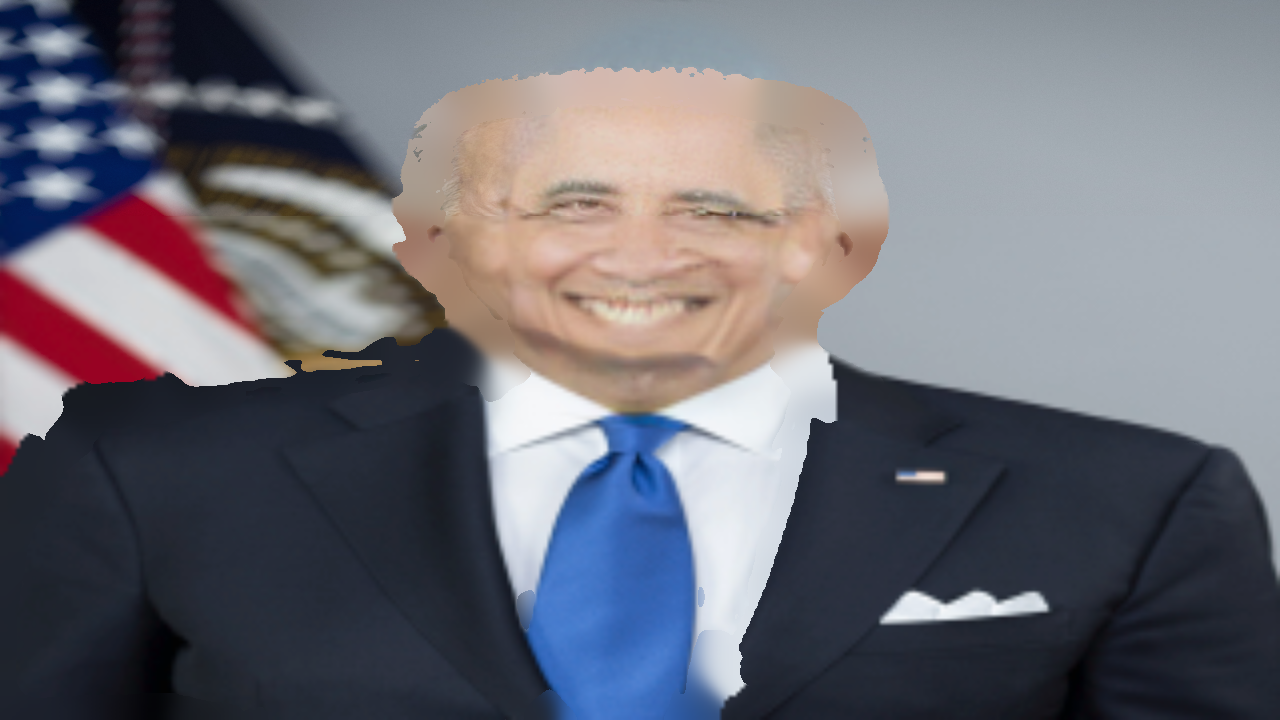
#> input picture studio_source.png, 1280 x 720 px; its folder holds only this picture in this run
$ python -i body.py   (imports and definitions only)   (older library calls are emulated)
#> lines starting #> are read from the running program, lines starting #| are printed output that depends on the picture; after the words box and inside, x2 and y2 are one past the last pixel; in counts of white or black regions, pixels touching at a corner belong together
#> further down, picture is the input picture: shape (720, 1280, 3); mean B, G, R 118.5, 109.5, 109.7
# SPDX-FileCopyrightText: 2026 Ray Bekson (bigrayszn) <https://github.com/bigrayszn/mimiccam>
# SPDX-License-Identifier: GPL-2.0-or-later
"""Body and arm pass: make the visible skin belong to the new face.

A 128 px face network only owns the face. The neck, chest and arms keep the
original person's skin, which is the giveaway that something is pasted on. This
module finds skin pixels below the face box (neck, chest, hands, forearms) and
moves their chroma and brightness toward the tone of the *swapped* face, so the
body reads as one person.

It deliberately does not touch clothing: recolouring a shirt without knowing
where the shirt ends produces blotches. Clothes are handled by
``wardrobe.py``, which transplants the garment from the character photo and
dyes what is left of the live clothing toward it - both of them inside this
module's skin mask and the person matte.

Colour maths is in CIELAB (perceptually uniform), the mask is YCrCb skin
detection (cheap and stable on webcam footage) backed by a chroma match against
the face itself, and both are feathered so the transition at the jaw and sleeve
edges has no visible seam.
"""

from __future__ import annotations

from typing import Optional

import cv2
import numpy as np

# YCrCb skin bounds that hold up across skin tones on webcam video.
SKIN_LOWER = np.array([0, 133, 77], dtype=np.uint8)
SKIN_UPPER = np.array([255, 173, 127], dtype=np.uint8)

TORSO_WIDTHS = 3.6      # torso window, as a multiple of the face width
TORSO_HEIGHTS = 3.0     # how far below the face box to look
FACE_PAD = 0.08         # ignore skin inside the (slightly grown) face box
# How far the exclusion fades out, as a fraction of the face width. Zeroing the
# face box outright left a hard edge just under the jaw: the face above was the
# character's, the neck below kept the original tone, and the change showed as a
# blotch along the jawline. Fading the exclusion lets the neck be corrected too.
FACE_FEATHER = 0.10


# [10 lines left out: function _torso_window, not called in this run]


MASK_SCALE = 0.5  # skin is a smooth region; half resolution is plenty
WORK_SCALE = 4    # grid the body correction is computed on (quarter of the frame)

# Chroma distance (Cr, Cb) from the face's own skin at which a pixel stops
# counting as that person's skin. The global YCrCb window above is tuned for
# daylight; in a dim room the neck sits two or three levels outside it (measured
# Cr 131 against a floor of 133 on a real 1080p frame) and the whole neck was
# dropped from the mask, which is the paste boundary the body pass exists to
# hide. The face itself is the reference, so it travels with the lighting and
# with the character's skin tone.
CHROMA_TOLERANCE = 14.0
CHROMA_TRUST = 0.9   # the fallback is softer than a clean global-window hit
# Skin always carries some chroma. A white shirt and a grey wall sit at Cr 128
# / Cb 128, which is not far in chroma space from a very pale face.
CHROMA_FLOOR = 9.0


def _resize(image: np.ndarray, size: tuple[int, int]) -> np.ndarray:
    if (image.shape[1], image.shape[0]) == size:
        return image
    return cv2.resize(image, size, interpolation=cv2.INTER_LINEAR)


# [13 lines left out: function face_chroma, not called in this run]


def skin_mask(bgr: np.ndarray, scale: float = MASK_SCALE,
              reference: Optional[np.ndarray] = None) -> np.ndarray:
    """Soft 0..1 skin probability, computed at half resolution.

    The mask only ever modulates a colour gradient, so the extra precision of a
    full-resolution inRange + morphology buys nothing and costs ~3 ms a frame.
    ``scale`` downscales the input first; callers that already work on a coarse
    grid pass 1.0 so the detector keeps its resolution without an extra resize.

    ``reference`` is the face's own (Cr, Cb): pixels within ``CHROMA_TOLERANCE``
    of it count as the same skin even when the global window rejects them, which
    is what keeps a neck in dim, cool light inside the mask. The ramp is linear
    in distance, so this adds no edge of its own.
    """
#> called with scale = 0.5
    height, width = bgr.shape[:2]
#> height = 720; width = 1280
    if scale == 1.0:
        small = bgr
    else:
        small = cv2.resize(bgr, (max(1, int(width * scale)), max(1, int(height * scale))),
                           interpolation=cv2.INTER_AREA)
    ycrcb = cv2.cvtColor(small, cv2.COLOR_BGR2YCrCb)
#> ycrcb: shape (360, 640, 3); mean of channels 0, 1, 2 110.7, 127.3, 132.4
    mask = cv2.inRange(ycrcb, SKIN_LOWER, SKIN_UPPER)
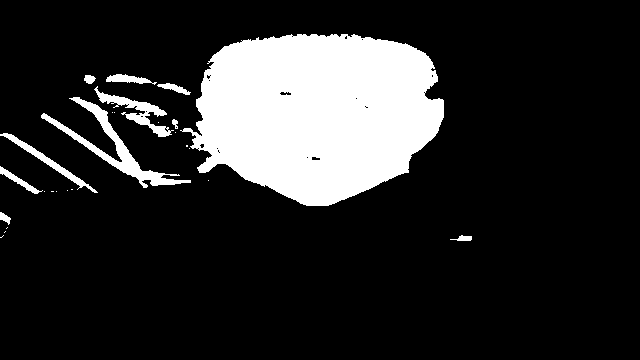
#> mask: shape (360, 640); 16.5% white; 26 white regions (15 under 20 px), largest, box (x1, y1, x2, y2) and area: (180, 34, 444, 206) 33284, (41, 97, 191, 188) 2051, (94, 86, 174, 137) 964
    mask = cv2.morphologyEx(mask, cv2.MORPH_OPEN, np.ones((3, 3), np.uint8))
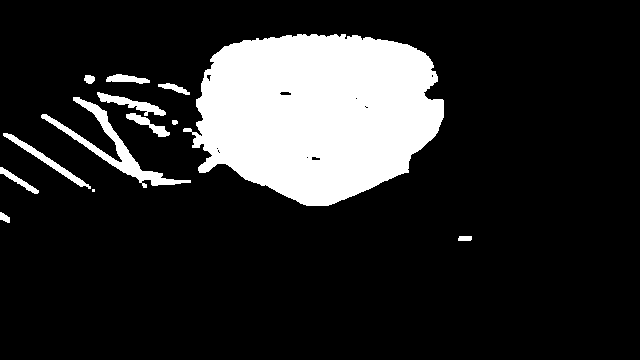
#> mask: shape (360, 640); 16.3% white; 13 white regions (1 under 20 px), largest, box (x1, y1, x2, y2) and area: (183, 34, 444, 206) 33204, (41, 97, 191, 188) 2004, (3, 133, 91, 189) 604
    soft = cv2.GaussianBlur(mask, (0, 0), 1.5).astype(np.float32) / 255.0
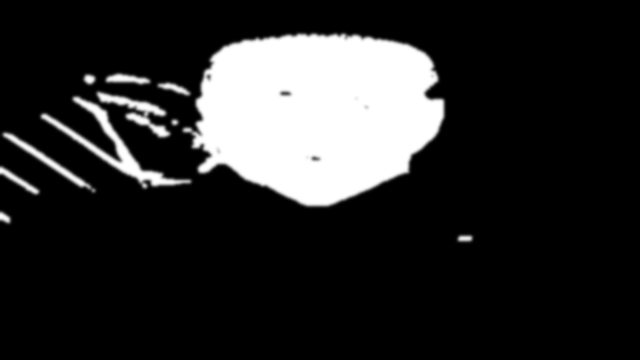
#> soft: shape (360, 640) float32; min 0, max 1, mean 0.163
    if reference is not None:
        chroma = ycrcb[:, :, 1:].astype(np.float32)
        distance = np.linalg.norm(chroma - np.asarray(reference, dtype=np.float32), axis=2)
        local = np.clip(1.0 - distance / CHROMA_TOLERANCE, 0.0, 1.0)
        # Coloured light shifts skin chroma but a wall, a shirt or a grey desk
        # still carries almost none, so require some before trusting the match.
        saturation = np.abs(chroma - 128.0).max(axis=2)
        local *= np.clip(saturation / CHROMA_FLOOR, 0.0, 1.0)
        soft = np.maximum(soft, local * CHROMA_TRUST)
    return _resize(soft, (width, height))


# [123 lines left out: functions body_mask, mean_lab, face_skin_tone, harmonize, not called in this run]

>>> import cv2
>>> picture = cv2.imread('../studio_source.png')
>>> result = skin_mask(picture)

$ run again, on bench_studio_off.png
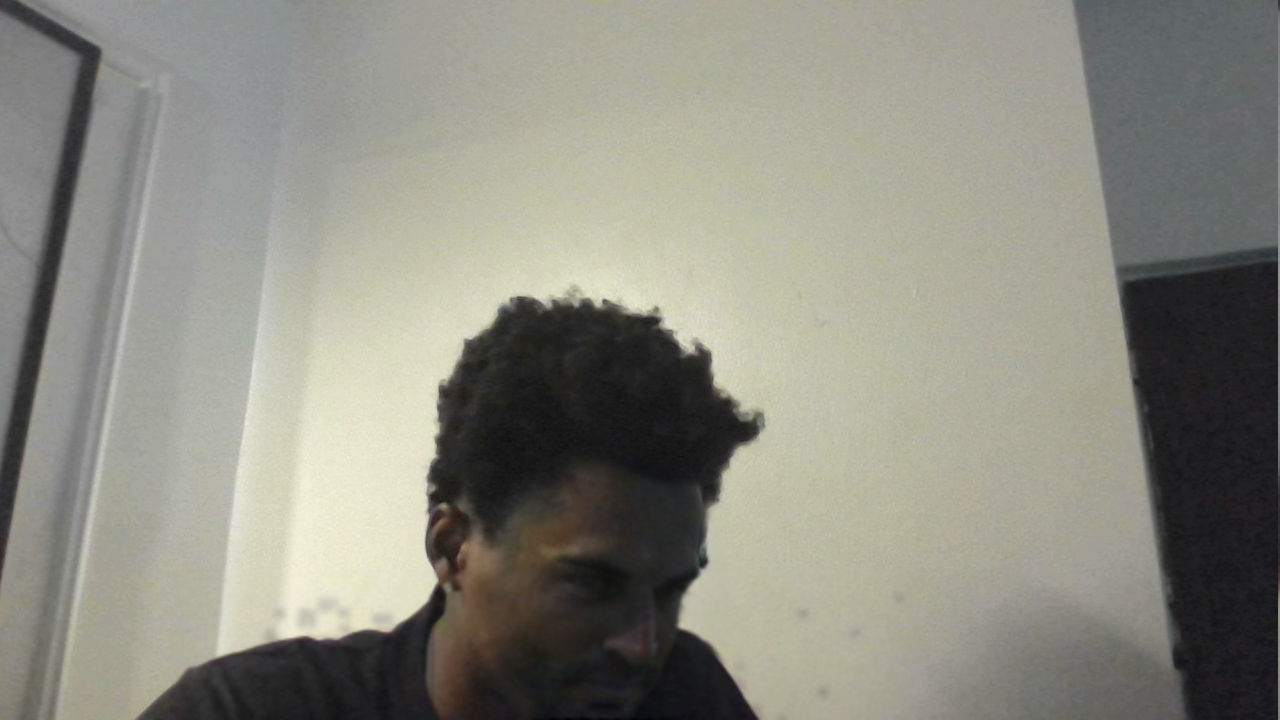
#> input picture bench_studio_off.png, 1280 x 720 px
#> picture is the input picture: shape (720, 1280, 3); mean B, G, R 129, 139.4, 140.1
#> ycrcb: shape (360, 640, 3); mean of channels 0, 1, 2 138.5, 129.2, 122.7
#> in skin_mask, `mask = cv2.inRange(ycrcb, SKIN_LOWER, SKIN_UPPER)`:
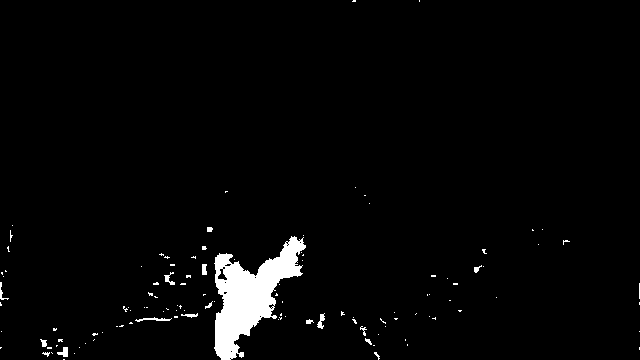
#> mask: shape (360, 640); 2.7% white; 116 white regions (100 under 20 px), largest, box (x1, y1, x2, y2) and area: (214, 236, 306, 360) 5092, (135, 317, 172, 322) 78, (57, 347, 68, 357) 67
#> in skin_mask, `mask = cv2.morphologyEx(mask, cv2.MORPH_OPEN, np.ones((3, 3), np.uint8))`:
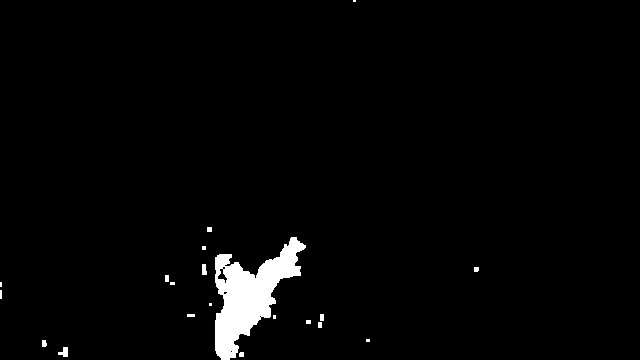
#> mask: shape (360, 640); 2.3% white; 20 white regions (8 under 20 px), largest, box (x1, y1, x2, y2) and area: (215, 237, 306, 360) 4950, (58, 347, 68, 357) 65, (202, 264, 207, 275) 48
